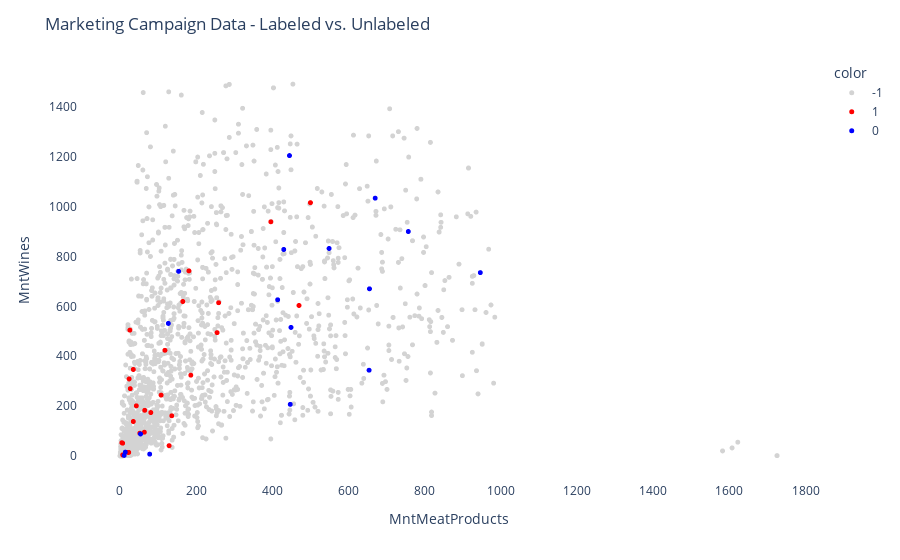

This figure's notebook cell:
### Markdown cell above
Note, we have kept 2% of the actual labels (1’s and 0’s) and masked the remainder 98% (-1’s). Hence, our target contains information on whether the shopper has any dependents (1), does not have any dependents (0), or this information is masked (-1).

### Code cell
# Create a scatter plot
fig = px.scatter(
    df,
    x="MntMeatProducts",
    y="MntWines",
    opacity=1,
    color=df["Dependents_Target"].astype(str),
    color_discrete_sequence=["lightgrey", "red", "blue"],
)

# Change chart background color
fig.update_layout(dict(plot_bgcolor="white"))

# Update axes lines
fig.update_xaxes(
    showgrid=True,
    gridwidth=1,
    gridcolor="white",
    zeroline=True,
    zerolinewidth=1,
    zerolinecolor="white",
    showline=True,
    linewidth=1,
    linecolor="white",
)

fig.update_yaxes(
    showgrid=True,
    gridwidth=1,
    gridcolor="white",
    zeroline=True,
    zerolinewidth=1,
    zerolinecolor="white",
    showline=True,
    linewidth=1,
    linecolor="white",
)

# Set figure title
fig.update_layout(title_text="Marketing Campaign Data - Labeled vs. Unlabeled")

# Update marker size
fig.update_traces(marker=dict(size=5))

fig.show()

### Figure 1 — Plotly figure (JSON) as saved in the notebook; plotly's stock layout.template omitted (floating-point values rounded to 4 significant figures; data arrays with more than 128 entries replaced by an {"elided": "..."} marker saying what was removed)
{"data": [{"hovertemplate": "color=-1<br>MntMeatProducts=%{x}<br>MntWines=%{y}<extra></extra>", "legendgroup": "-1", "marker": {"color": "lightgrey", "opacity": 1, "size": 5, "symbol": "circle"}, "mode": "markers", "name": "-1", "showlegend": true, "type": "scattergl", "x": {"elided": "2195 int values"}, "xaxis": "x", "y": {"elided": "2195 int values"}, "yaxis": "y"}, {"hovertemplate": "color=1<br>MntMeatProducts=%{x}<br>MntWines=%{y}<extra></extra>", "legendgroup": "1", "marker": {"color": "red", "opacity": 1, "size": 5, "symbol": "circle"}, "mode": "markers", "name": "1", "showlegend": true, "type": "scattergl", "x": [26, 5, 118, 255, 35, 21, 81, 27, 129, 186, 136, 470, 181, 7, 24, 7, 259, 65, 35, 64, 43, 23, 52, 108, 8, 396, 165, 500], "xaxis": "x", "y": [505, 53, 424, 495, 138, 14, 174, 270, 41, 324, 161, 604, 743, 4, 309, 51, 615, 183, 347, 95, 201, 14, 91, 244, 3, 940, 620, 1017], "yaxis": "y"}, {"hovertemplate": "color=0<br>MntMeatProducts=%{x}<br>MntWines=%{y}<extra></extra>", "legendgroup": "0", "marker": {"color": "blue", "opacity": 1, "size": 5, "symbol": "circle"}, "mode": "markers", "name": "0", "showlegend": true, "type": "scattergl", "x": [447, 757, 549, 670, 154, 430, 445, 449, 54, 946, 78, 127, 14, 654, 414, 11, 655], "xaxis": "x", "y": [207, 901, 833, 1035, 741, 829, 1206, 516, 88, 736, 7, 532, 15, 344, 627, 2, 671], "yaxis": "y"}], "layout": {"legend": {"title": {"text": "color"}, "tracegroupgap": 0}, "margin": {"t": 60}, "plot_bgcolor": "white", "title": {"text": "Marketing Campaign Data - Labeled vs. Unlabeled"}, "xaxis": {"anchor": "y", "domain": [0, 1], "gridcolor": "white", "gridwidth": 1, "linecolor": "white", "linewidth": 1, "showgrid": true, "showline": true, "title": {"text": "MntMeatProducts"}, "zeroline": true, "zerolinecolor": "white", "zerolinewidth": 1}, "yaxis": {"anchor": "x", "domain": [0, 1], "gridcolor": "white", "gridwidth": 1, "linecolor": "white", "linewidth": 1, "showgrid": true, "showline": true, "title": {"text": "MntWines"}, "zeroline": true, "zerolinecolor": "white", "zerolinewidth": 1}}}
